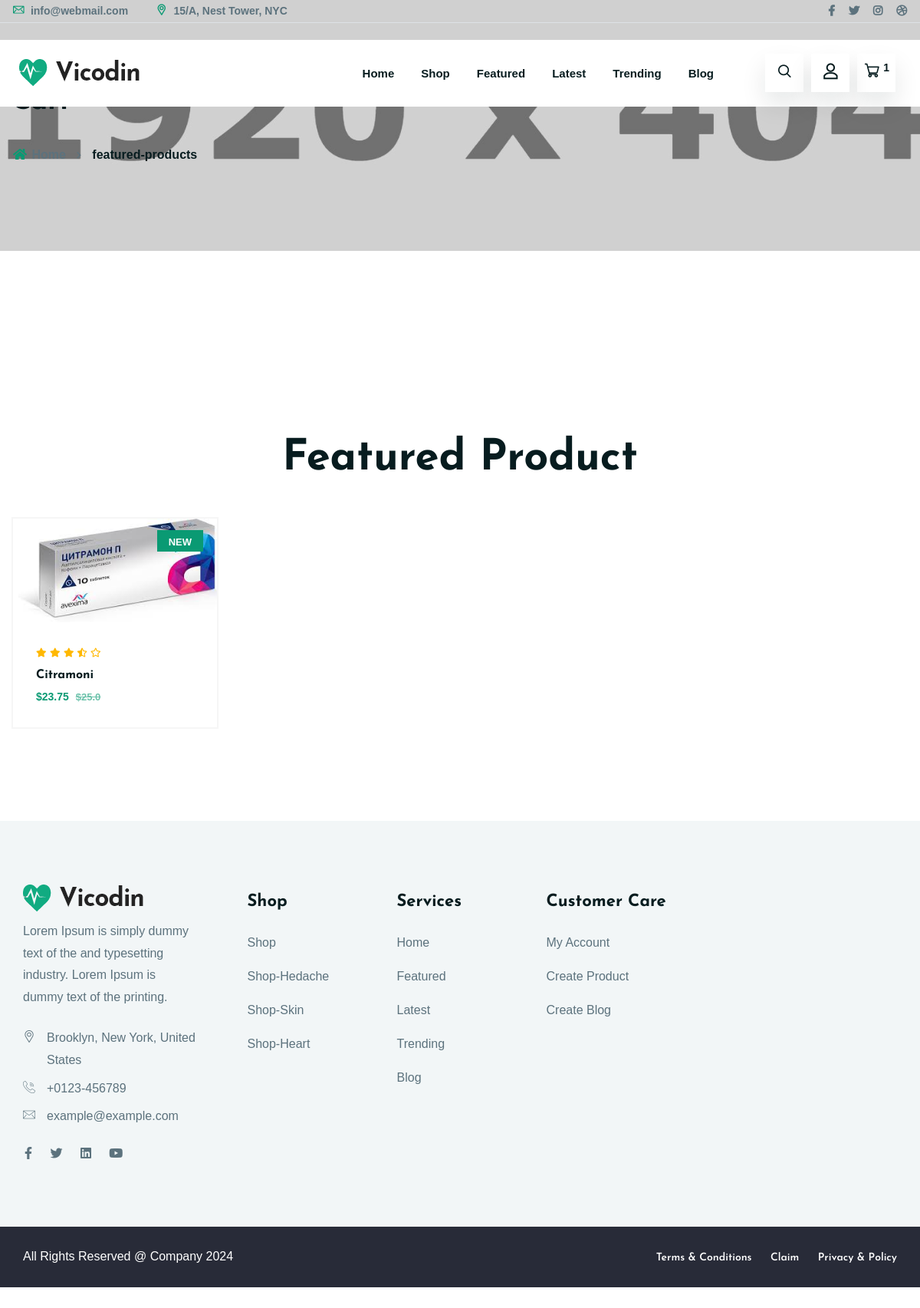
Page /featured-products/ (signed in) on the committed database.
### vicodin/models.py (models this page shows, shortened)
class Product(models.Model):
    host = models.ForeignKey(User, on_delete=models.SET_NULL, null=True)
    category = models.ForeignKey(Category, related_name='product', on_delete=models.SET_NULL, null=True)
    name = models.CharField(max_length=200)
    price = models.FloatField()
    discount = models.IntegerField(null=True, blank=True)
    description = models.TextField(null=True, blank=True)
    main_image = models.ImageField(upload_to='product_images/', null=True, default='prod_def.png')
    updated = models.DateTimeField(auto_now=True)
    created = models.DateTimeField(auto_now_add=True)
    class Meta:
        ordering = ['-updated', '-created']
    @property
    def discounted_price(self):
        if self.discount:
            return self.price - ((self.price * self.discount) / 100)
        return self.price

class Category(models.Model):
    name = models.CharField(max_length=200)

### vicodin/views.py (the view, shortened to what this page needs)
# urls.py: path('featured-products/', views.featuredProducts, name='featured-products'),
def featuredProducts(request):
    one_month_ago = timezone.now() - timedelta(days=30)
    products = Product.objects.all()
    products = products.annotate(avg_rating=Avg('review__stars'))
    for product in products:
        avg_rating = product.avg_rating or 0
        product.rating_binary_list = [1 if i < int(avg_rating) else 0 for i in range(5)]
    latestProducts = products.filter(created__gte=one_month_ago)
    context = {
        'products' : products,
        'latestProducts' : latestProducts,
    }
    return render(request, 'vicodin/featured_products.html', context)

### vicodin/templates/vicodin/featured_products.html (shortened to what this page needs)
{% extends 'main.html' %}
{% load static %}
{% block content %}
{% if products %}
<div class="ltn__product-area ltn__product-gutter pt-115 pb-70">
  <div class="container">
    <div class="row">
      <div class="col-lg-12">
        <div class="section-title-area ltn__section-title-2 text-center">
          <h1 class="section-title">Featured Product</h1>
        </div>
      </div>
    </div>
    <div class="row ltn__tab-product-slider-one-active--- slick-arrow-1">
      {% for product in products %}
      <div class="col-lg-3 col-md-4 col-sm-6 col-6">
        <div class="ltn__product-item ltn__product-item-3 text-left">
          <div class="product-img">
            <a href="{% url 'product-detail' product.id %}"
              ><img src="{{product.main_image.url}}" alt="#"
            /></a>
            {% if product in latestProducts %}
            <div class="product-badge">
              <ul>
                <li class="sale-badge">New</li>
              </ul>
            </div>
            {% endif %}
          </div>
          <div class="product-info">
            <div class="product-ratting">
              <ul>
                <li>
                  <a href="#"><i class="fas fa-star"></i></a>
                </li>
                <li>
                  <a href="#"><i class="fas fa-star"></i></a>
                </li>
                <li>
                  <a href="#"><i class="fas fa-star"></i></a>
                </li>
                <li>
                  <a href="#"><i class="fas fa-star-half-alt"></i></a>
                </li>
                <li>
                  <a href="#"><i class="far fa-star"></i></a>
                </li>
              </ul>
            </div>
            <h2 class="product-title">
              <a href="{% url 'product-detail' product.id %}">{{product.name}}</a>
            </h2>
            <div class="product-price">
              {% if product.discount %}
              <span>${{ product.discounted_price }}</span>
              <del>${{ product.price }}</del>
              {% else %}
              <span>${{ product.price }}</span>
              {% endif %}
            </div>
          </div>
        </div>
      </div>
      {% endfor %}
    </div>
  </div>
</div>
  {% endif %}
{% endblock %}

### templates/main.html (shortened to what this page needs)
<!DOCTYPE html>
{% load static %}
<html class="no-js" lang="zxx">
  <head>
    <link rel="stylesheet" href="{% static 'styles/font-icons.css' %}" />
    <link rel="stylesheet" href="{% static 'styles/plugins.css' %}" />
    <link rel="stylesheet" href="{% static 'styles/style.css' %}" />
    <link rel="stylesheet" href="{% static 'styles/responsive.css' %}" />
  </head>
  <body>
    <div class="body-wrapper">
      {% include 'navbar.html' %}
       {% block content %}
       {% endblock content %}
       {% include 'footer.html' %}
    </div>
  </body>
</html>

### templates/navbar.html (shortened to what this page needs)
{% load static %}
<header
  class="ltn__header-area ltn__header-5 ltn__header-logo-and-mobile-menu-in-mobile--- ltn__header-logo-and-mobile-menu--- ltn__header-transparent gradient-color-4---"
>
  <div class="ltn__header-top-area border-bottom top-area-color-white---">
    <div class="container">
      <div class="row">
        <div class="col-md-7">
          <div class="ltn__top-bar-menu">
            <ul>
              <li>
                <a
                  href="mailto:info@webmail.com?Subject=Flower%20greetings%20to%20you"
                  ><i class="icon-mail"></i> info@webmail.com</a
                >
              </li>
              <li>
                <a href="#"
                  ><i class="icon-placeholder"></i> 15/A, Nest Tower, NYC</a
                >
              </li>
            </ul>
          </div>
        </div>
        <div class="col-md-5">
          <div class="top-bar-right text-end">
            <div class="ltn__top-bar-menu">
              <ul>
                <li>
                  <div class="ltn__social-media">
                    <ul>
                      <li>
                        <a href="#" title="Facebook"
                          ><i class="fab fa-facebook-f"></i
                        ></a>
                      </li>
                      <li>
                        <a href="#" title="Twitter"
                          ><i class="fab fa-twitter"></i
                        ></a>
                      </li>
                      <li>
                        <a href="#" title="Instagram"
                          ><i class="fab fa-instagram"></i
                        ></a>
                      </li>
                      <li>
                        <a href="#" title="Dribbble"
                          ><i class="fab fa-dribbble"></i
                        ></a>
                      </li>
                    </ul>
                  </div>
                </li>
              </ul>
            </div>
          </div>
        </div>
      </div>
    </div>
  </div>
  <div
    class="ltn__header-middle-area ltn__logo-right-menu-option ltn__header-row-bg-white ltn__header-padding ltn__header-sticky ltn__sticky-bg-white"
  >
    <div class="container">
      <div class="row">
        <div class="col">
          <div class="site-logo-wrap">
            <div class="site-logo">
              <a href="{% url 'home' %}"
                ><img src="{% static 'images/logo.png' %}" alt="Logo"
              /></a>
            </div>
          </div>
        </div>
        <div class="col header-menu-column menu-color-white---">
          <div class="header-menu d-none d-xl-block">
            <nav>
              <div class="ltn__main-menu">
                <ul>
                  <li >
                    <a href="{% url 'home' %}">Home</a>
                  </li>
                  <li >
                    <a href="{% url 'shoping' %}">Shop</a>
                  </li>
                  <li>
                    <a href="{% url 'featured-products' %}">Featured</a>
                  </li>
                  <li>
                    <a href="{% url 'latest-products' %}">Latest</a>
                  </li>
                  <li>
                    <a href="{% url 'trending-products' %}">Trending</a>
                  <li >
                    <a href="{% url 'blog-page' %}">Blog</a>
                  </li>
                </ul>
              </div>
            </nav>
          </div>
        </div>
        <div class="col--- ltn__header-options ltn__header-options-2 mb-sm-20">
          <div class="header-search-wrap">
            <div class="header-search-1">
              <div class="search-icon">
                <i class="icon-search for-search-show"></i>
              </div>
            </div>
          </div>
          <div class="ltn__drop-menu user-menu">
            <ul>
              <li>
                <a href="#"><i class="icon-user"></i></a>
              </li>
            </ul>
          </div>
          <div class="mini-cart-icon">
            <a href="#ltn__utilize-cart-menu" class="ltn__utilize-toggle">
              <i class="icon-shopping-cart"></i>
              <sup>{{total_items}}</sup>
            </a>
          </div>
        </div>
      </div>
    </div>
  </div>
</header>
{% if request.path != '/' %}
<div
  class="ltn__breadcrumb-area text-left bg-overlay-white-30 bg-image"
  data-bs-bg="img/bg/14.jpg"
>
  <div class="container">
    <div class="row">
      <div class="col-lg-12">
        <div class="ltn__breadcrumb-inner">
          <h1 class="page-title">Cart</h1>
          <div class="ltn__breadcrumb-list">
            <ul>
              <li>
                <a href="{% url 'home' %}"
                  ><span class="ltn__secondary-color"
                    ><i class="fas fa-home"></i
                  ></span>
                  Home</a
                >
              </li>
              {% for segment, url in path_segments %}
              <li><a href="{{ url }}">{{ segment }}</a></li>
              {% endfor %}
            </ul>
          </div>
        </div>
      </div>
    </div>
  </div>
</div>
{% endif %}

### templates/footer.html (shortened to what this page needs)
    {% load static %}
<footer class="ltn__footer-area  ">
    <div class="footer-top-area  section-bg-1 plr--5">
        <div class="container-fluid">
            <div class="row">
                <div class="col-xl-3 col-md-6 col-sm-6 col-12">
                    <div class="footer-widget footer-about-widget">
                        <div class="footer-logo">
                            <div class="site-logo">
                                <img src="{% static 'images/logo.png' %}" alt="Logo">
                            </div>
                        </div>
                        <p>Lorem Ipsum is simply dummy text of the and typesetting industry. Lorem Ipsum is dummy text of the printing.</p>
                        <div class="footer-address">
                            <ul>
                                <li>
                                    <div class="footer-address-icon">
                                        <i class="icon-placeholder"></i>
                                    </div>
                                    <div class="footer-address-info">
                                        <p>Brooklyn, New York, United States</p>
                                    </div>
                                </li>
                                <li>
                                    <div class="footer-address-icon">
                                        <i class="icon-call"></i>
                                    </div>
                                    <div class="footer-address-info">
                                        <p><a href="tel:+0123-456789">+0123-456789</a></p>
                                    </div>
                                </li>
                                <li>
                                    <div class="footer-address-icon">
                                        <i class="icon-mail"></i>
                                    </div>
                                    <div class="footer-address-info">
                                        <p><a href="mailto:example@example.com">example@example.com</a></p>
                                    </div>
                                </li>
                            </ul>
                        </div>
                        <div class="ltn__social-media mt-20">
                            <ul>
                                <li><a href="#" title="Facebook"><i class="fab fa-facebook-f"></i></a></li>
                                <li><a href="#" title="Twitter"><i class="fab fa-twitter"></i></a></li>
                                <li><a href="#" title="Linkedin"><i class="fab fa-linkedin"></i></a></li>
                                <li><a href="#" title="Youtube"><i class="fab fa-youtube"></i></a></li>
                            </ul>
                        </div>
                    </div>
                </div>
                <div class="col-xl-2 col-md-6 col-sm-6 col-12">
                    <div class="footer-widget footer-menu-widget clearfix">
                        <h4 class="footer-title">Shop</h4>
                        <div class="footer-menu">
                            <ul>
                                <li><a href="{% url 'shoping' %}">Shop</a></li>
                                {% for carg in popular_categoryes %}
                                <li><a href="{% url 'shoping' %}?category={{carg.id}}">Shop-{{carg.name}}</a></li>
                                {% endfor %}
                            </ul>
                        </div>
                    </div>
                </div>
                <div class="col-xl-2 col-md-6 col-sm-6 col-12">
                    <div class="footer-widget footer-menu-widget clearfix">
                        <h4 class="footer-title">Services</h4>
                        <div class="footer-menu">
                            <ul>
                                <li><a href="{% url 'home' %}">Home</a></li>
                                <li><a href="{% url 'featured-products' %}">Featured</a></li>
                                <li><a href="{% url 'latest-products' %}">Latest</a></li>
                                    <li><a href="{% url 'trending-products' %}">Trending</a>
                                <li><a href="{% url 'blog-page' %}">Blog</a>
                            </ul>
                        </div>
                    </div>
                </div>
                <div class="col-xl-2 col-md-6 col-sm-6 col-12">
                    <div class="footer-widget footer-menu-widget clearfix">
                        <h4 class="footer-title">Customer Care</h4>
                        <div class="footer-menu">
                            <ul>
                                <li><a href="{% url 'user-profile' request.user.id %}">My Account</a></li>
                                <li><a href="{% url 'create-product' %}">Create Product</a></li>
                                <li><a href="{% url 'create-update-blog' type='create' %}">Create Blog</a></li>
                            </ul>
                        </div>
                    </div>
                </div>
            </div>
        </div>
    </div>
    <div class="ltn__copyright-area ltn__copyright-2 section-bg-7  plr--5">
        <div class="container-fluid ltn__border-top-2">
            <div class="row">
                <div class="col-md-6 col-12">
                    <div class="ltn__copyright-design clearfix">
                        <p>All Rights Reserved @ Company <span class="current-year"></span></p>
                    </div>
                </div>
                <div class="col-md-6 col-12 align-self-center">
                    <div class="ltn__copyright-menu text-end">
                        <ul>
                            <li><a href="#">Terms & Conditions</a></li>
                            <li><a href="#">Claim</a></li>
                            <li><a href="#">Privacy & Policy</a></li>
                        </ul>
                    </div>
                </div>
            </div>
        </div>
    </div>
</footer>

### rows in the picture
Product: main_image (picture), shows "NEW", name "Citramoni", discounted_price "23.75", price "25.0"
Category: name "Hedache"
Category: name "Skin"
Category: name "Heart"

### other values in the picture
{{ total_items }} "1"
{{ segment }} "featured-products"
